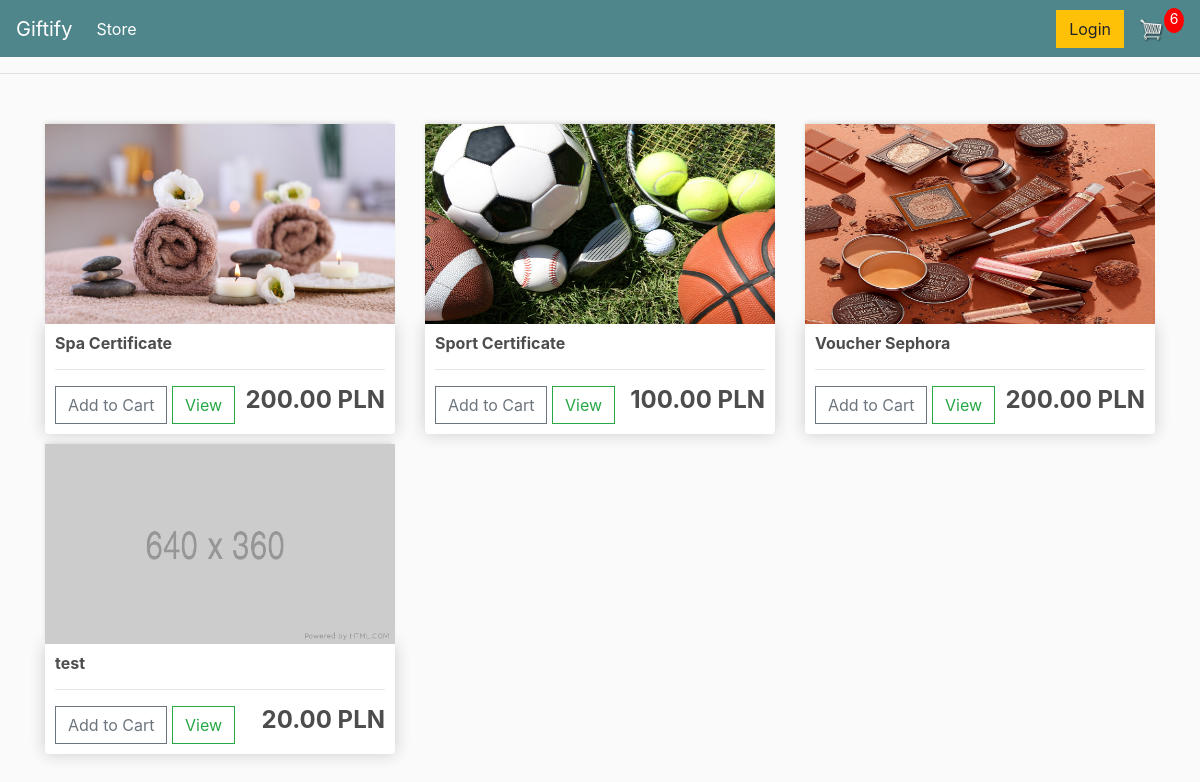
The app's page / (signed in) with its own data.
### store/models.py (models this page shows, shortened)
class Product(models.Model):
    name = models.CharField(max_length=200)
    price = models.DecimalField(max_digits=7, decimal_places=2)
    image = models.ImageField(null=True, blank=True)
    @property
    def imageURL(self):
        try:
            url = self.image.url
        except:
            url = ""
        return url

### store/views.py (the view)
# urls.py: path("", include("store.urls")),
def store(request):
    if request.user.is_authenticated:
        customer = request.user.customer
        order, created = Order.objects.get_or_create(customer=customer, complete=False)
        items = order.orderitem_set.all()
        cartItems = order.get_cart_items
    else:
        items = []
        order = {"get_cart_total": 0, "get_cart_items": 0}
        cartItems = order["get_cart_items"]
    products = Product.objects.all()
    context = {"products": products, "cartItems": cartItems}
    return render(request, "store/store.html", context)

### store/models.py (called while the page is built)
    @property
    def get_cart_items(self):
        orderitems = self.orderitem_set.all()
        total = sum([item.quantity for item in orderitems])
        return total

### store/templates/store/store.html
{% extends 'store/main.html' %} {% load static %} {% block content %}
<div class="row">
  {% for product in products %}
  <div class="col-lg-4">
    <img class="thumbnail" src="{{product.imageURL}}" />
    <div class="box-element product">
      <h6><strong>{{product.name}}</strong></h6>
      <hr />
      <button data-product="{{product.id}}" data-action="add" class="btn btn-outline-secondary add-btn update-cart">Add to Cart</button>
      <a class="btn btn-outline-success" href="#">View</a>
      <h4 style="float: right"><strong>{{product.price}} PLN</strong></h4>
    </div>
  </div>
  {% endfor %}
</div>
{% endblock content %}

### static/css/main.css (style rules this page uses)
body { background-color: hsl(0, 0%, 98%); }
h1, h2, h3, h4, h5, h6 { color: hsl(0, 0%, 30%); }
.box-element { box-shadow: hsl(0, 0%, 80%) 0 0 16px; background-color: #fff; border-radius: 4px; padding: 10px; }
.thumbnail { width: 100%; height: 200px; -webkit-box-shadow: -1px -3px 5px -2px rgba(214, 214, 214, 1); -moz-box-shadow: -1px -3px 5px -2px rgba(214, 214, 214, 1); box-shadow: -1px -3px 5px -2px rgba(214, 214, 214, 1); }
.product { border-radius: 0 0 4px 4px; }
.col-lg-4, .col-lg-6, .col-lg-8, .col-lg-12 { margin-top: 10px; }
.btn { border-radius: 0; }

### records on screen
Product: imageURL (picture), name "Spa Certificate", price "200.00"
Product: imageURL (picture), name "Sport Certificate", price "100.00"
Product: imageURL (picture), name "Voucher Sephora", price "200.00"
Product: imageURL (placeholder picture), name "test", price "20.00"

### other values on screen
{{ cartItems }} "6"
